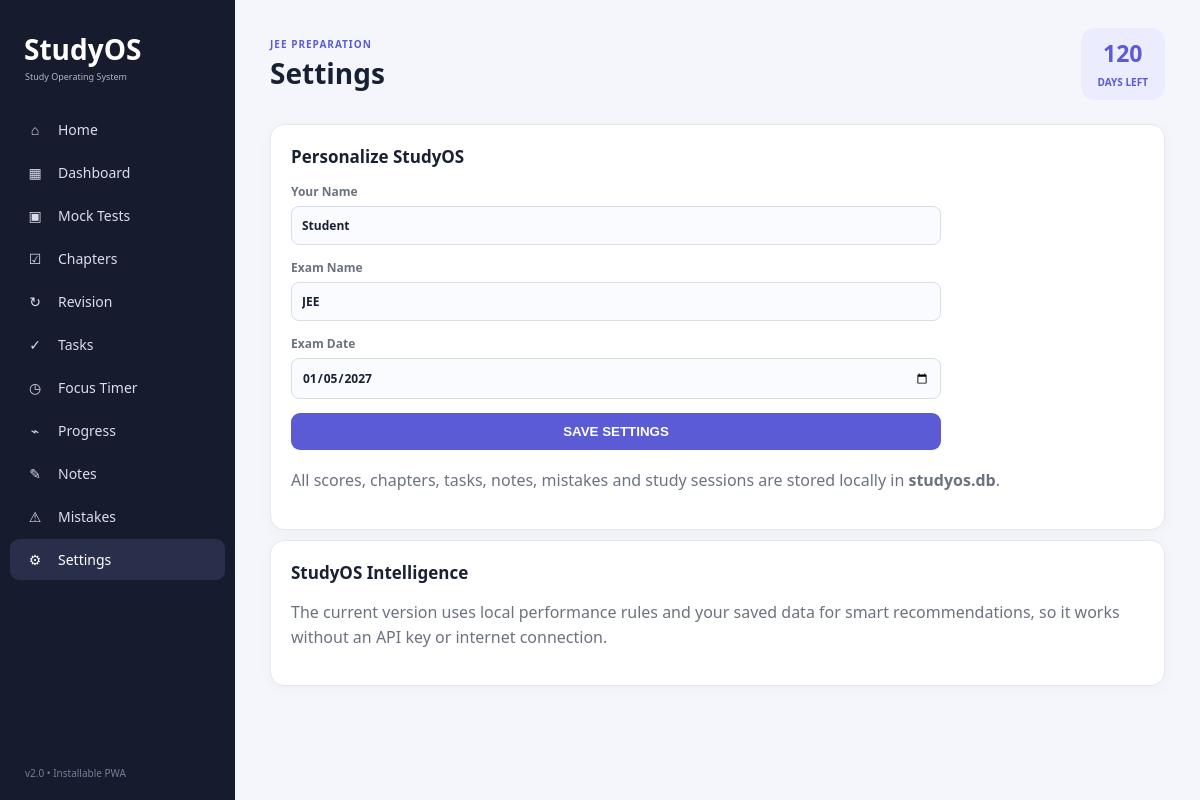
The page /settings on the database its author committed.
### tables this page shows
CREATE TABLE settings (
        key TEXT PRIMARY KEY, value TEXT NOT NULL
    );

### app.py (the view, shortened to what this page needs)
@app.route("/settings", methods=["GET","POST"])
def settings():
    return render_template("settings.html", page="Settings")

### app.py (called while the page is built)
def conn():
    c = sqlite3.connect(DB)
    c.row_factory = sqlite3.Row
    return c

def setting(key, default=""):
    c = conn()
    r = c.execute("SELECT value FROM settings WHERE key=?", (key,)).fetchone()
    c.close()
    return r["value"] if r else default

@app.context_processor
def globals():
    try:
        exam = datetime.strptime(setting("exam_date"), "%Y-%m-%d").date()
        days = max(0, (exam - date.today()).days)
    except ValueError:
        days = 0
    return {
        "app_name": "StudyOS",
        "username": setting("name","Student"),
        "exam_name": setting("exam_name","JEE"),
        "exam_date": setting("exam_date"),
        "days_left": days
    }

### templates/settings.html
{% extends "base.html" %}
{% block content %}
<section class="card">
<h2>Personalize StudyOS</h2>
<form method="post" class="settings-form">
<label>Your Name<input name="name" value="{{ username }}" required></label>
<label>Exam Name<input name="exam_name" value="{{ exam_name }}" required></label>
<label>Exam Date<input name="exam_date" type="date" value="{{ exam_date }}" required></label>
<button class="btn">SAVE SETTINGS</button>
</form>
<p class="muted">All scores, chapters, tasks, notes, mistakes and study sessions are stored locally in <b>studyos.db</b>.</p>
</section>
<section class="card"><h2>StudyOS Intelligence</h2><p class="muted">The current version uses local performance rules and your saved data for smart recommendations, so it works without an API key or internet connection.</p></section>
{% endblock %}

### templates/base.html (shortened to what this page needs)
<!doctype html>
<html lang="en">
<head>
  <link rel="stylesheet" href="{{ url_for('static', filename='style.css') }}">
</head>
<body>
<div class="app-shell">
  <aside class="sidebar">
    <div class="brand">StudyOS</div>
    <div class="brand-sub">Study Operating System</div>
    <nav>
      {% for endpoint,label,icon in [
        ('home','Home','⌂'),('dashboard','Dashboard','▦'),('tests','Mock Tests','▣'),
        ('chapters','Chapters','☑'),('revision','Revision','↻'),('tasks','Tasks','✓'),
        ('timer','Focus Timer','◷'),('progress','Progress','⌁'),('notes','Notes','✎'),
        ('mistakes','Mistakes','⚠'),('settings','Settings','⚙')
      ] %}
      <a class="nav-item {% if page == label or (page=='Home' and label=='Home') %}active{% endif %}" href="{{ url_for(endpoint) }}">
        <span>{{ icon }}</span>{{ label }}
      </a>
      {% endfor %}
    </nav>
    <div class="sidebar-bottom">v2.0 • Installable PWA</div>
  </aside>
  <main class="main">
    <header class="topbar">
      <div>
        <div class="eyebrow">{{ exam_name }} PREPARATION</div>
        <h1>{{ page }}</h1>
      </div>
      <div class="topbar-actions">
        <div class="countdown-pill"><b>{{ days_left }}</b><span>days left</span></div>
      </div>
    </header>
    {% block content %}{% endblock %}
  </main>
</div>
</body>
</html>

### static/style.css (style rules this page uses)
:root { --bg:#f4f6fb;--card:#fff;--text:#182033;--muted:#6b7280;--accent:#5b5bd6;--accent2:#4545b8;--sidebar:#171b2e;--line:#e5e7ef }
* { box-sizing:border-box }
body { margin:0;background:var(--bg);color:var(--text);font-family:"Segoe UI",Arial,sans-serif }
.app-shell { display:flex;min-height:100vh }
.sidebar { width:235px;background:var(--sidebar);color:white;padding:30px 10px;position:fixed;inset:0 auto 0 0 }
.brand { font-size:28px;font-weight:800;padding:0 14px }
.brand-sub { font-size:9px;color:#aeb4c8;padding:2px 15px 24px }
.nav-item { display:flex;gap:13px;align-items:center;color:#d9ddec;text-decoration:none;padding:11px 15px;margin:2px 0;border-radius:9px;font-size:14px }
.nav-item:hover,.nav-item.active { background:#292f4b;color:white }
.nav-item span { width:20px;text-align:center }
.sidebar-bottom { position:absolute;bottom:20px;left:25px;color:#777e98;font-size:10px }
.main { margin-left:235px;width:calc(100% - 235px);padding:0 35px 40px }
.topbar { display:flex;justify-content:space-between;align-items:center;padding:28px 0 14px }
.eyebrow { font-size:10px;color:var(--accent);font-weight:800;letter-spacing:1px }
.topbar h1 { margin:3px 0 0;font-size:28px }
.countdown-pill { background:#ececff;color:var(--accent);border-radius:14px;padding:9px 17px;text-align:center }
.countdown-pill b { font-size:23px;display:block }
.countdown-pill span { font-size:10px;text-transform:uppercase;font-weight:700 }
.card { background:var(--card);border:1px solid var(--line);border-radius:14px;padding:20px;margin:10px 0;box-shadow:0 3px 16px rgba(20,25,45,.03) }
.muted { color:var(--muted);line-height:1.55 }
.section-head h2,.card h2 { margin:0 0 15px;font-size:17px }
.btn { display:inline-block;border:0;border-radius:9px;background:var(--accent);color:#fff;padding:11px 17px;font-weight:800;text-decoration:none;cursor:pointer }
form label { display:flex;flex-direction:column;gap:6px;font-size:12px;font-weight:700;color:var(--muted) }
input,select,textarea { width:100%;border:1px solid #d9dde8;background:#fafbfe;border-radius:8px;padding:10px;font:inherit;color:var(--text);outline:none }
.settings-form { max-width:650px;display:grid;gap:14px;margin-bottom:18px }
.topbar-actions { display:flex;align-items:center;gap:12px }

### rows shown on the page
settings: value "JEE", exam_name "JEE"
settings: name "Student"
settings: exam_date "01/05/2027"

### other values the page prints
{{ icon }} "⌂" "▦" "▣" "☑" "↻" "✓" "◷" "⌁" "✎" "⚠" "⚙"
{{ label }} "Home" "Dashboard" "Mock Tests" "Chapters" "Revision" "Tasks" "Focus Timer" "Progress" "Notes" "Mistakes" "Settings"
{{ page }} "Settings"
{{ days_left }} "120"
